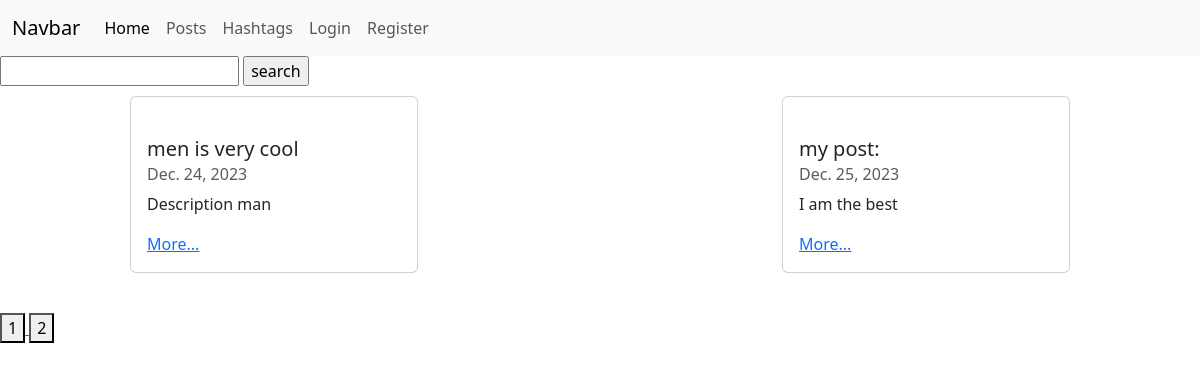
The app's page /posts/?page=3, older data.
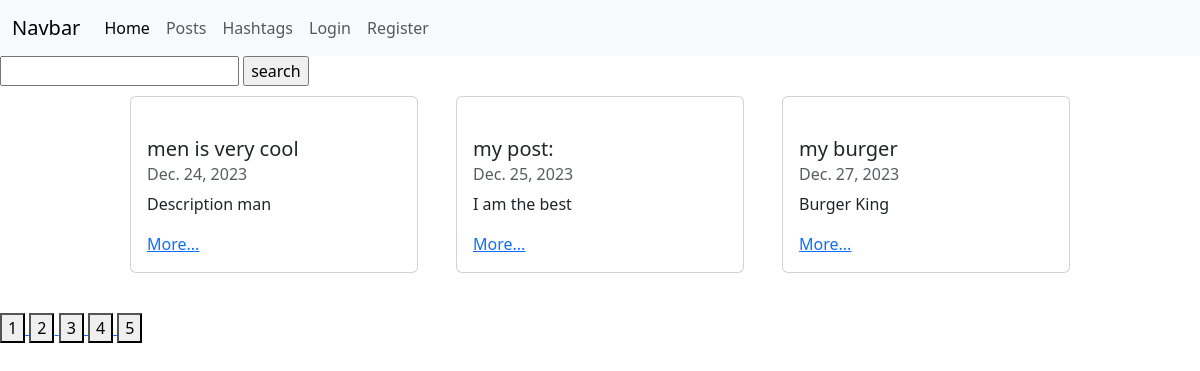
The same page, newer data.
### posts/models.py (models this page shows)
class Post(models.Model):
    author = models.ForeignKey(User, on_delete=models.CASCADE, null=True)
    image = models.ImageField(blank=True, null=True)
    title = models.CharField(max_length=255)
    description = models.TextField()
    rate = models.FloatField()
    created_date = models.DateField(auto_now=True)
    modified_date = models.DateField(auto_now_add=True)
    hashtags = models.ManyToManyField(Hashtag)

### posts/views.py (the view)
# urls.py: path('posts/', PostsCBV.as_view()),
class PostsCBV(ListView):
    model = Post
    template_name = 'posts/posts.html'
    context_object_name = 'posts'
    def get_context_data(self, *, object_list=None, **kwars):
        return {
            'posts': kwars['posts'],
            'pages': kwars['max_page'],
            'user': kwars['user']
        }
    def get(self, request, **kwargs):
        hashtag_id = int(request.GET.get('hashtag_id', 0))
        text = request.GET.get('text')
        page = int(request.GET.get('page', 1))
        if hashtag_id:
            posts = self.model.objects.filter(hashtags__in=[hashtag_id])
        else:
            posts =self.model.objects.all()
        if text:
            posts = self.model.objects.filter(title__contains=text)
        max_page = posts.__len__() / PAGINATION_LIMIT
        print(max_page)
        if round(max_page) <= max_page:
            max_page = round(max_page)+1
        max_page = int(max_page)
        print(max_page)
        posts = posts[PAGINATION_LIMIT * (page-1):PAGINATION_LIMIT * page]
        return render(
            request,
            self.template_name,
            context=self.get_context_data(
                posts=posts,
                user=None if request.user.is_anonymous else request.user,
                max_page=range(1, max_page+1)
            )
        )

### templates/posts/posts.html (shortened to what this page needs)
{% extends 'layouts/index.html' %}
{% load static %}
{% block head %}
    <link rel='stylesheet' href="{% static 'posts.css'%}">
{% endblock %}
{% block content %}
    <div class='search'>
        <form action='/posts/' method='get'>
            <input type='text' name='text'>
            <input type='submit' value='search'>
        </form>
    </div>
    <div class="posts">
        {% for post in posts %}
            <div class="card" style="width: 18rem;">
              <div class="card-body">
                <h5 class="card-title">{{ post.title }}</h5>
                <h6 class="card-subtitle mb-2 text-muted">{{ post.created_date }}</h6>
                <p class="card-text">{{ post.description }}</p>
                <a href="/posts/{{post.id}}/" class="card-link">More...</a>
              </div>
            </div>
        {% endfor %}
    </div>
    <div class='page'>
        {% for page in pages  %}
            <a href='/posts/?page={{page}}'>
                <button>{{page}}</button>
            </a>
        {% endfor %}
    </div>
{% endblock %}

Row changes from the older to the newer data that the page shows:
added Post: title "my burger", created_date "Dec. 27, 2023", description "Burger King"
Text that changed along with them:
new list line: "3"
new list line: "4"
new list line: "5"
